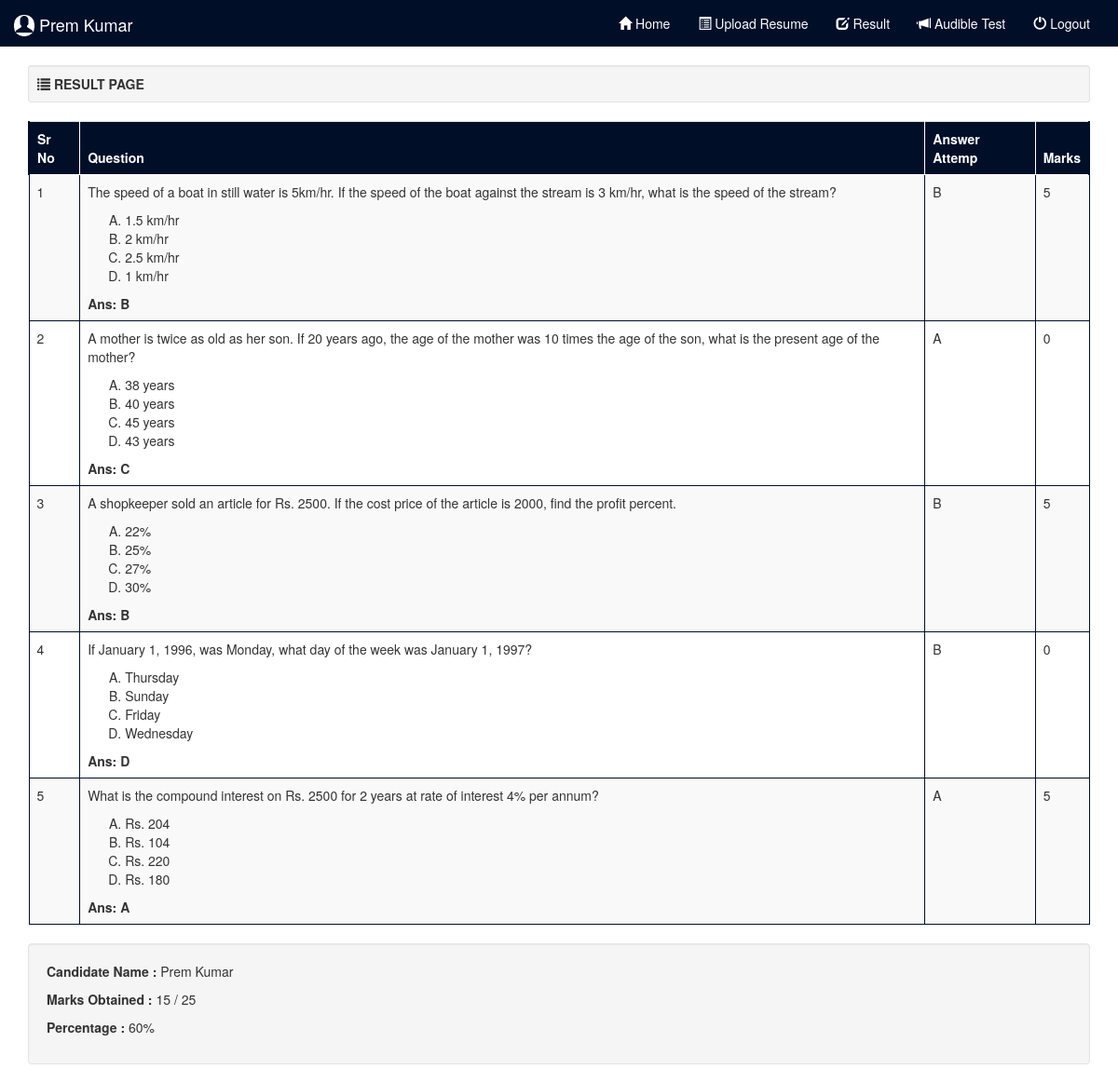
Screenshot of /result.php (signed in) with the database file from the repository.
### tables this page shows
CREATE TABLE IF NOT EXISTS `tbl_test` (
  `test_id` int(11) NOT NULL AUTO_INCREMENT,
  `uid` int(10) NOT NULL,
  `uname` varchar(50) NOT NULL,
  `que` varchar(20) NOT NULL,
  `ans` varchar(20) NOT NULL,
  `marks` varchar(20) NOT NULL,
  PRIMARY KEY (`test_id`)
);

CREATE TABLE IF NOT EXISTS `tbl_question` (
  `qid` int(11) NOT NULL AUTO_INCREMENT,
  `category` varchar(40) NOT NULL,
  `que` mediumtext NOT NULL,
  `opt1` varchar(100) NOT NULL,
  `opt2` varchar(100) NOT NULL,
  `opt3` varchar(100) NOT NULL,
  `opt4` varchar(100) NOT NULL,
  `ans` varchar(10) NOT NULL,
  PRIMARY KEY (`qid`)
);

### result.php (the view, shortened to what this page needs)
<?php
include('connect.php');
?>
<!DOCTYPE html>
<html>
<head>
	<?php include('bootcdn.php') ?>
</head>
<body>
	<?php include('header.php'); ?>
	<div class="container">
		<div class="well well-sm">
			<span class="glyphicon glyphicon-list"></span>
			<b>RESULT PAGE</b>
		</div>
       <div class="table-responsive">
       	<table class="table table-striped table-hover table-bordered">
       		<thead>
       			<tr>
       				<th>Sr No</th>
       				<th>Question</th>
       				<th>Answer Attemp</th>
       				<th>Marks</th>
       			</tr>
       		</thead>
       		<tbody>
       			<?php
       			$numdata = mysqli_query($con,"SELECT * FROM `tbl_test` WHERE `uid` = '".$_SESSION['uid']."' ");
       			$numdata1 = mysqli_num_rows($numdata);
       			if($numdata1==5)
       			{
       			$rdata = mysqli_query($con,"SELECT * FROM `tbl_test` WHERE `uid` = '".$_SESSION['uid']."' ");
       			$counter = 1;
       			$total = 0;
       			while($row = mysqli_fetch_assoc($rdata)){
       			?>
       			<tr>
       				<td><?php echo $counter; ?></td>
       				<td>
       					<?php
       					$sql = mysqli_query($con,"SELECT * FROM `tbl_question` WHERE `qid` = '".$row['que']."' ");
       					while($row1 = mysqli_fetch_assoc($sql)){
       				    ?>
       				    <p><?php echo $row1['que'] ?></p>
       				    <ol type="A">
       				    	<li><?php echo $row1['opt1'] ?></li>
       				    	<li><?php echo $row1['opt2'] ?></li>
       				    	<li><?php echo $row1['opt3'] ?></li>
       				    	<li><?php echo $row1['opt4'] ?></li>
       				    </ol>
       				    <b>Ans: <?php echo $row1['ans'] ?></b>
       				<?php } ?>
       				</td>
       				<td><?php echo $row['ans']; ?></td>
       				<td><?php echo $row['marks']; ?></td>
       				<?php $total = $total + $row['marks'] ?>
       			</tr>
       		<?php $counter++;}}else{ echo '<script>alert("Finish your test first...");window.location.href="test";</script>';} ?>
       		</tbody>
       	</table>
       </div>
      <div class="well">
		<p><b>Candidate Name : </b><?php echo $_SESSION['uname'] ?></p>
		<p><b>Marks Obtained : </b><?php echo $total ?> / 25</p>
		<p><b>Percentage : </b>
			<?php
			echo $t = $total/25 * 100;
			?>%
		</p>
	</div>
	</div>
</body>
</html>

### result.php (style rules this page uses)
.table thead tr th { background-color:#010E28; color:white; }
.table thead tr { border-left:2px solid #010E28;border-right:2px solid #010E28; }
.table thead tr th { border:1px solid white; }
.table tbody tr td { border:1px solid #010E28; }

### rows the page displays
tbl_test: ans "B", marks "5"
tbl_question: que "The speed of a boat in still water is 5km/hr. If the speed of the boat against the stream is 3 km/hr, what is the speed of the stream?", opt1 "1.5 km/hr", opt2 "2 km/hr", opt3 "2.5 km/hr", opt4 "1 km/hr", ans "B"
tbl_test: ans "A", marks "0"
tbl_question: que "A mother is twice as old as her son. If 20 years ago, the age of the mother was 10 times the age of the son, what is the present age of the mother?", opt1 "38 years", opt2 "40 years", opt3 "45 years", opt4 "43 years", ans "C"
tbl_test: ans "B", marks "5"
tbl_question: que "A shopkeeper sold an article for Rs. 2500. If the cost price of the article is 2000, find the profit percent.", opt1 "22%", opt2 "25%", opt3 "27%", opt4 "30%", ans "B"
tbl_test: ans "B", marks "0"
tbl_question: que "If January 1, 1996, was Monday, what day of the week was January 1, 1997?", opt1 "Thursday", opt2 "Sunday", opt3 "Friday", opt4 "Wednesday", ans "D"
tbl_test: ans "A", marks "5"
tbl_question: que "What is the compound interest on Rs. 2500 for 2 years at rate of interest 4% per annum?", opt1 "Rs. 204", opt2 "Rs. 104", opt3 "Rs. 220", opt4 "Rs. 180", ans "A"

### other values shown
$_SESSION['uname'] "Prem Kumar"
$total "15"
$t = $total/25 * 100 "60"
